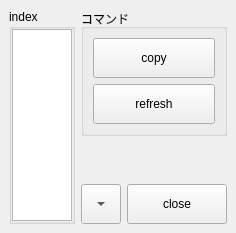
<?xml version="1.0" encoding="UTF-8"?>
<ui version="4.0">
 <class>MainWindow</class>
 <widget class="QMainWindow" name="MainWindow">
  <property name="geometry">
   <rect>
    <x>0</x>
    <y>0</y>
    <width>236</width>
    <height>233</height>
   </rect>
  </property>
  <property name="windowTitle">
   <string>MainWindow</string>
  </property>
  <widget class="QWidget" name="centralwidget">
   <layout class="QHBoxLayout" name="horizontalLayout_2">
    <item>
     <widget class="QGroupBox" name="groupBox_2">
      <property name="sizePolicy">
       <sizepolicy hsizetype="Fixed" vsizetype="Preferred">
        <horstretch>0</horstretch>
        <verstretch>0</verstretch>
       </sizepolicy>
      </property>
      <property name="minimumSize">
       <size>
        <width>30</width>
        <height>0</height>
       </size>
      </property>
      <property name="title">
       <string>index</string>
      </property>
      <layout class="QVBoxLayout" name="verticalLayout_2">
       <property name="leftMargin">
        <number>0</number>
       </property>
       <property name="topMargin">
        <number>0</number>
       </property>
       <property name="rightMargin">
        <number>0</number>
       </property>
       <property name="bottomMargin">
        <number>0</number>
       </property>
       <item>
        <widget class="QListView" name="videoIndexListView">
         <property name="sizePolicy">
          <sizepolicy hsizetype="Fixed" vsizetype="Expanding">
           <horstretch>0</horstretch>
           <verstretch>0</verstretch>
          </sizepolicy>
         </property>
         <property name="minimumSize">
          <size>
           <width>0</width>
           <height>0</height>
          </size>
         </property>
         <property name="baseSize">
          <size>
           <width>0</width>
           <height>0</height>
          </size>
         </property>
         <property name="editTriggers">
          <set>QAbstractItemView::NoEditTriggers</set>
         </property>
         <property name="selectionMode">
          <enum>QAbstractItemView::ExtendedSelection</enum>
         </property>
         <property name="selectionBehavior">
          <enum>QAbstractItemView::SelectRows</enum>
         </property>
        </widget>
       </item>
      </layout>
     </widget>
    </item>
    <item>
     <layout class="QVBoxLayout" name="verticalLayout_3">
      <item>
       <widget class="QGroupBox" name="groupBox">
        <property name="title">
         <string>コマンド</string>
        </property>
        <layout class="QVBoxLayout" name="verticalLayout">
         <item>
          <widget class="QPushButton" name="copyButton">
           <property name="minimumSize">
            <size>
             <width>100</width>
             <height>40</height>
            </size>
           </property>
           <property name="toolTip">
            <string>閉じる</string>
           </property>
           <property name="text">
            <string>copy</string>
           </property>
          </widget>
         </item>
         <item>
          <widget class="QPushButton" name="refreshButton">
           <property name="minimumSize">
            <size>
             <width>100</width>
             <height>40</height>
            </size>
           </property>
           <property name="toolTip">
            <string>閉じる</string>
           </property>
           <property name="text">
            <string>refresh</string>
           </property>
          </widget>
         </item>
        </layout>
       </widget>
      </item>
      <item>
       <spacer name="verticalSpacer">
        <property name="orientation">
         <enum>Qt::Vertical</enum>
        </property>
        <property name="sizeHint" stdset="0">
         <size>
          <width>20</width>
          <height>40</height>
         </size>
        </property>
       </spacer>
      </item>
      <item>
       <layout class="QHBoxLayout" name="horizontalLayout">
        <item>
         <widget class="QToolButton" name="minimizeButton">
          <property name="minimumSize">
           <size>
            <width>40</width>
            <height>40</height>
           </size>
          </property>
          <property name="toolTip">
           <string>最小化</string>
          </property>
          <property name="text">
           <string>...</string>
          </property>
          <property name="arrowType">
           <enum>Qt::DownArrow</enum>
          </property>
         </widget>
        </item>
        <item>
         <widget class="QPushButton" name="closeButton">
          <property name="minimumSize">
           <size>
            <width>100</width>
            <height>40</height>
           </size>
          </property>
          <property name="toolTip">
           <string>閉じる</string>
          </property>
          <property name="text">
           <string>close</string>
          </property>
         </widget>
        </item>
       </layout>
      </item>
     </layout>
    </item>
   </layout>
  </widget>
 </widget>
 <resources/>
 <connections/>
</ui>
